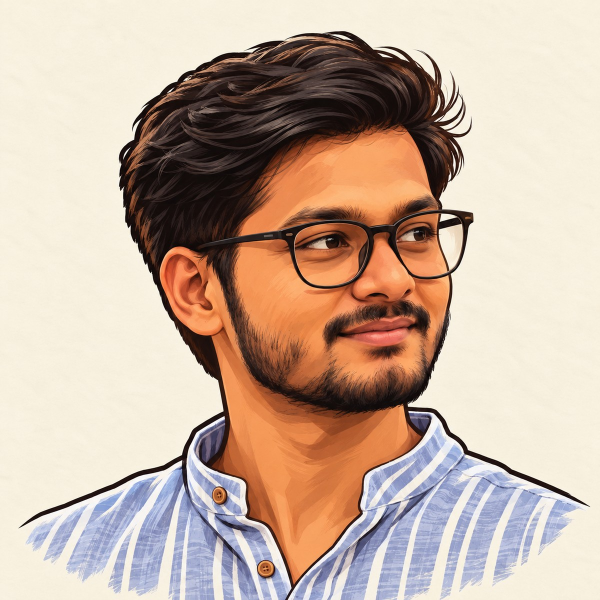
#> input picture portrait-source.jpg, 1200 x 1200 px (shown at 1/2 size)
$ python portrait.py
#> lines starting #> are read from the running program, lines starting #| are printed output that depends on the picture
### scripts/art.py
"""
Contribution graph and stats card for the profile README, drawn from this year's public contribution calendar.

    python scripts/art.py <github-user> [saved-calendar.html]

Reads https://github.com/users/<user>/contributions for 1 Jan to 31 Dec of the current year (public, no token),
saves the days so far to data/contributions.json
and writes contrib.svg and stats.svg, then points the README at them with a ?v= that changes with their content, so
browsers and GitHub fetch the new pictures instead of a saved copy. A saved copy of that page can be passed instead of fetching it. Standard library only. Every number on the card is counted from those days.
"""
import calendar
import hashlib
import json
import re
import sys
import urllib.request
from collections import Counter
from datetime import date, timedelta
from pathlib import Path

ROOT = Path(__file__).resolve().parent.parent

# The portfolio's dark palette (suryatejpatel.in): warm board, amber trace, arc blue for what is live
BG_TOP, BG_BOTTOM = '#171512', '#0f0e0c'
PANEL, LINE = '#1c1a17', '#2f2b26'
TEXT, MUTED = '#eee8de', '#918a80'
AMBER, ARC, EMBER = '#f0be64', '#8cd4fa', '#de6e58'
LEVELS = ['#24211d', '#4f3a1d', '#86602a', '#c28c3c', '#f0be64']
MONO = 'ui-monospace, SFMono-Regular, Menlo, Consolas, monospace'


# [35 lines left out: functions fetch, streaks, not called in this run]


def frame(w, h, title):
    return [
        f'<defs><linearGradient id="bg" x1="0" y1="0" x2="0" y2="1"><stop offset="0" stop-color="{BG_TOP}"/>'
        f'<stop offset="1" stop-color="{BG_BOTTOM}"/></linearGradient></defs>',
        f'<rect width="{w}" height="{h}" rx="12" fill="url(#bg)"/>',
        f'<rect x="0.5" y="0.5" width="{w - 1}" height="{h - 1}" rx="12" fill="none" stroke="{LINE}"/>',
        f'<line x1="0" y1="30" x2="{w}" y2="30" stroke="{LINE}"/>',
        f'<circle cx="20" cy="15" r="5" fill="{EMBER}"/><circle cx="36" cy="15" r="5" fill="{AMBER}"/>'
        f'<circle cx="52" cy="15" r="5" fill="{ARC}"/>',
        f'<text x="{w / 2}" y="19" fill="{MUTED}" font-size="12" text-anchor="middle">{title}</text>',
    ]


# [125 lines left out: functions heatmap, stats, not called in this run]


def svg(w, h, body):
    return (f'<svg xmlns="http://www.w3.org/2000/svg" width="{w}" height="{h}" viewBox="0 0 {w} {h}" '
            f'font-family="{MONO}">' + ''.join(body) + '</svg>\n')


# [17 lines that do not run on import are left out]

### scripts/portrait.py
"""
ASCII portrait for the profile README, typed out in colour from an illustration of me (portrait-source.jpg).

    python scripts/portrait.py [image]

Needs Pillow. Run by hand when the picture changes; writes portrait.svg at the same size as stats.svg.
"""
import sys
from collections import deque
from pathlib import Path
from xml.sax.saxutils import escape

from PIL import Image

from art import MONO, frame

ROOT = Path(__file__).resolve().parent.parent
W, H = 600, 760
RAMP = ' .:-=+*#%@'  # sparse to dense: on the dark card, brighter parts of the picture get more ink


def cells(image, cols, rows):
    """The picture cut to the card's shape and averaged into one colour per character cell."""
    im = Image.open(image).convert('RGB')
    w, h = im.size
    want = cols / (rows * 1.85)  # width over height of the grid, in pixels
    if w / h > want:
        cw = h * want
        im = im.crop((int((w - cw) / 2), 0, int((w + cw) / 2), h))
    else:
        im = im.crop((0, 0, w, int(w / want)))
    small = im.resize((cols, rows), Image.BOX)
    return [[small.getpixel((x, y)) for x in range(cols)] for y in range(rows)]


def background(grid, tolerance=34):
    """Cells joined to the edges that match the paper colour in the corner: left blank, so the card shows through."""
    rows, cols = len(grid), len(grid[0])
    paper = grid[0][0]
    near = lambda c: sum(abs(a - b) for a, b in zip(c, paper)) < tolerance
    seen = [[False] * cols for _ in range(rows)]
    todo = deque((y, x) for y in range(rows) for x in range(cols) if y in (0, rows - 1) or x in (0, cols - 1))
    while todo:
        y, x = todo.popleft()
        if seen[y][x] or not near(grid[y][x]):
            continue
        seen[y][x] = True
        todo.extend((y + dy, x + dx) for dy, dx in ((1, 0), (-1, 0), (0, 1), (0, -1))
                    if 0 <= y + dy < rows and 0 <= x + dx < cols)
    return seen


def lift(c, floor=0.3):
    """Dark ink (hair, outlines) would vanish on the dark card, so every colour is raised to a minimum lightness."""
    top = max(c)
    if top >= 255 * floor:
        return c
    k = 255 * floor / max(top, 1)
    return tuple(min(255, int(v * k)) for v in c)


def hexc(c):
    # Quantised a little, so neighbouring characters share a colour and the runs merge
    return '#' + ''.join(f'{min(255, v // 12 * 12 + 6):02x}' for v in c)


def render(image):
    pad, top = 20, 44
    inner_w, inner_h = W - pad * 2, H - top - pad
    cols = 96
    cw = inner_w / cols
    lh = cw * 1.85  # monospace cells are close to twice as tall as they are wide
    rows = int(inner_h / lh)
    grid = cells(image, cols, rows)
#> in cells, im is the input picture: PIL image 1200x1200 RGB; mean R, G, B 199, 176.9, 160.7
#> in cells, `im = im.crop((int((w - cw) / 2), 0, int((w + cw) / 2), h))`:
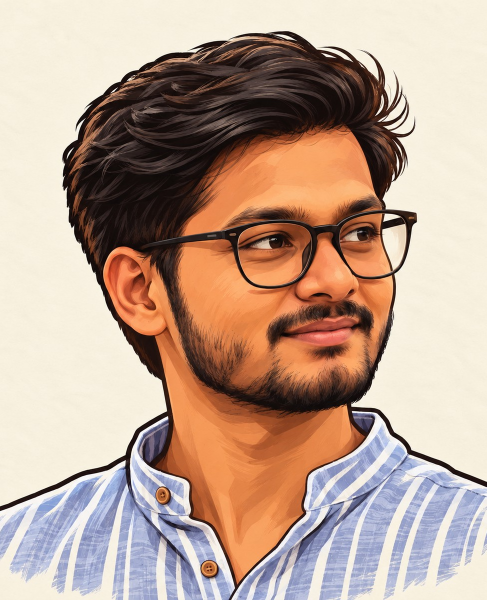
#> im: PIL image 973x1200 RGB (shown at 1/2 size); mean R, G, B 188.4, 162.6, 146.5
#> in cells, `small = im.resize((cols, rows), Image.BOX)`:
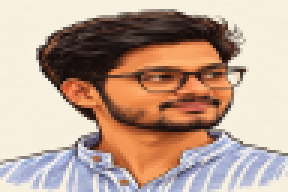
#> small: PIL image 96x64 RGB (shown 3 times larger); mean R, G, B 188.3, 162.5, 146.5
#> grid = 64 items
    blank = background(grid)
#> in background, `rows, cols = len(grid), len(grid[0])`: rows = 64; cols = 96
#> in background, `paper = grid[0][0]`: paper = (247, 240, 222)
#> in background, `seen = [[False] * cols for _ in range(rows)]`: seen = 64 items
#> blank = 64 items
    y0 = top + (inner_h - rows * lh) / 2
    out = frame(W, H, 'thotasuryatej@github: ~$ ./portrait.sh')
    out.insert(0, (
        '<style>.r{opacity:0;animation:on .25s linear both}@keyframes on{to{opacity:1}}'
        '@media (prefers-reduced-motion: reduce){.r{opacity:1!important;animation:none!important}}</style>'
    ))
    size = cw * 1.65
    for y, row in enumerate(grid):
        runs, last = [], None
        for x, c in enumerate(row):
            if blank[y][x]:
                ch, colour = ' ', None
            else:
                light = sum(c) / (3 * 255)
                # Never sparse inside the figure: the dark hair still reads as a mass, just a thinner one
                ch = RAMP[min(len(RAMP) - 1, 2 + round(light * (len(RAMP) - 3)))]
                colour = hexc(lift(c))
            if runs and (colour == last or ch == ' '):
                runs[-1][0] += ch
            else:
                runs.append([ch, colour])
                last = colour
        spans = ''.join(f'<tspan fill="{c}">{escape(t)}</tspan>' if c else escape(t) for t, c in runs)
        # Printed line by line, top to bottom
        out.append(f'<text class="r" xml:space="preserve" x="{pad}" y="{y0 + (y + 1) * lh - lh * 0.25:.1f}" '
                   f'font-size="{size:.2f}" textLength="{inner_w}" lengthAdjust="spacing" '
                   f'style="animation-delay:{y * 0.03:.2f}s">{spans}</text>')
#> this loop made 64 passes
    return (f'<svg xmlns="http://www.w3.org/2000/svg" width="{W}" height="{H}" viewBox="0 0 {W} {H}" font-family="{MONO}">'
            + ''.join(out) + '</svg>\n')


if __name__ == '__main__':
    image = sys.argv[1] if len(sys.argv) > 1 else ROOT / 'portrait-source.jpg'
    (ROOT / 'portrait.svg').write_text(render(image), encoding='utf-8')
    print('portrait.svg written')
